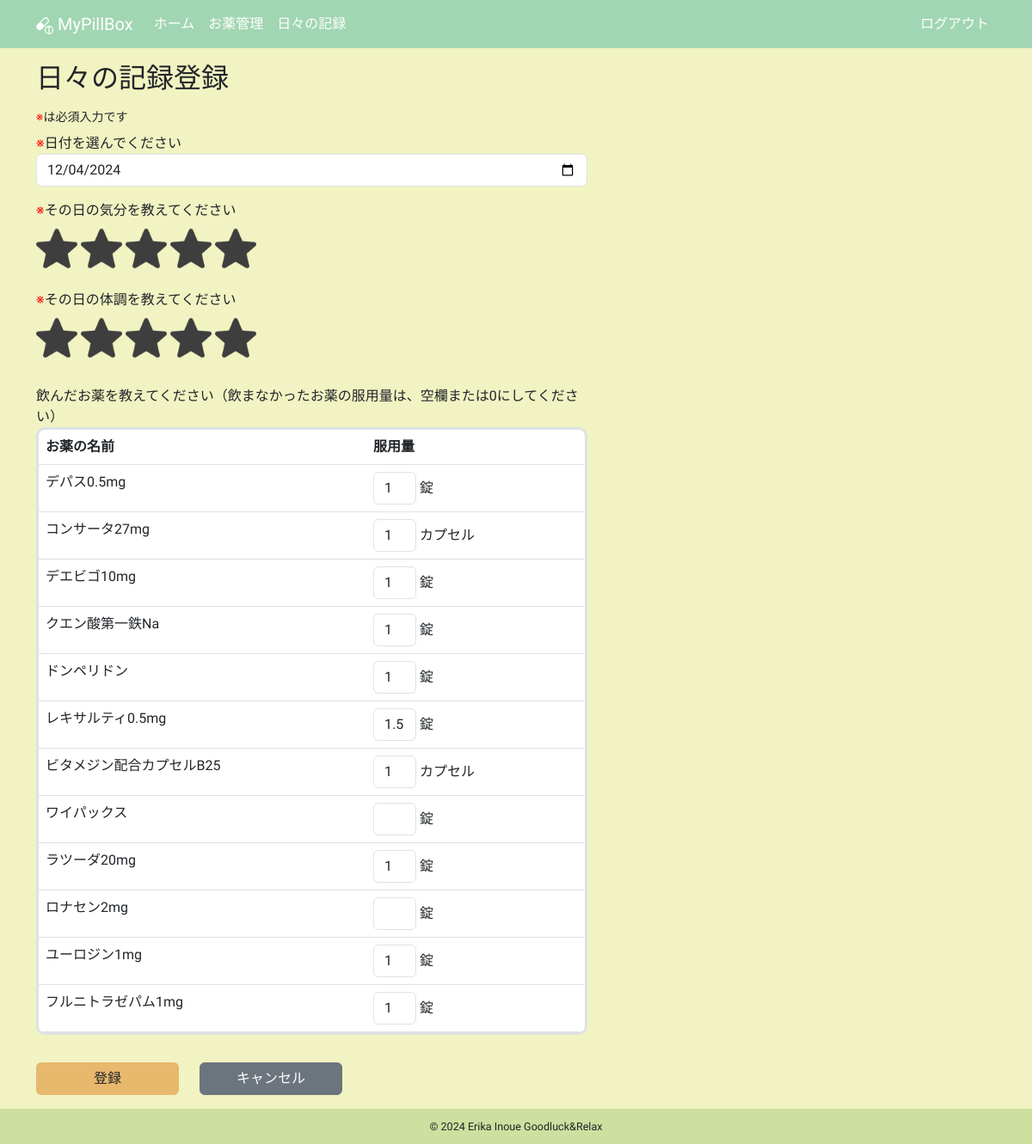
/create_daily_log (signed in), run on an earlier commit of the app's database.
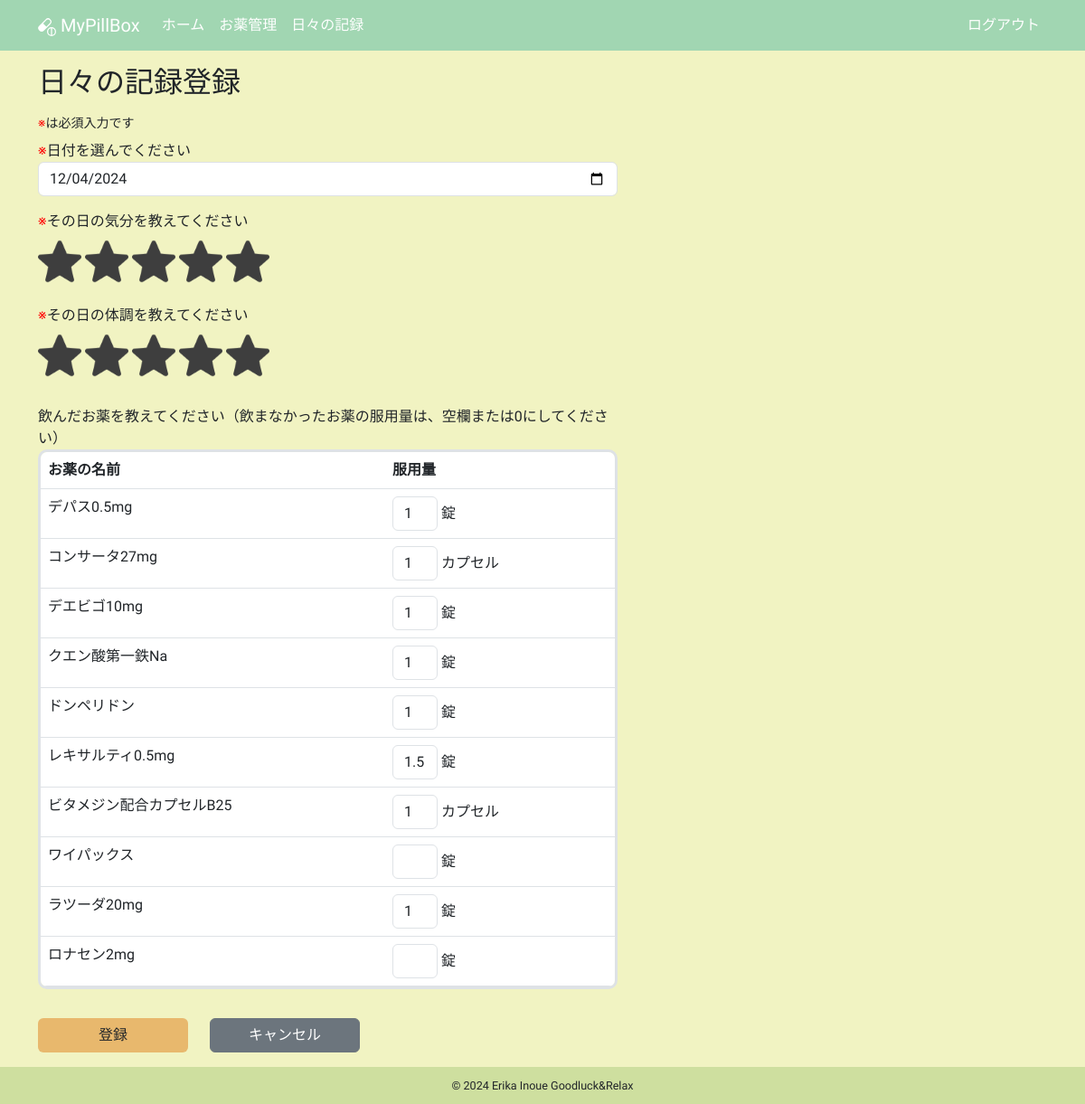
And on a later commit of the database.
### app/models.py (models this page shows, shortened)
class Medicine(db.Model):
    __tablename__ = "medicines"
    id: so.Mapped[int] = so.mapped_column(primary_key=True)
    name: so.Mapped[str] = so.mapped_column(sa.String(100))
    taking_start_date: so.Mapped[datetime.date] = so.mapped_column(sa.Date)
    dose_per_day: so.Mapped[Optional[float]]
    taking_timing: so.Mapped[Optional[str]] = so.mapped_column(sa.String(100))
    memo: so.Mapped[Optional[str]] = so.mapped_column(sa.Text)
    rating: so.Mapped[Optional[int]] = so.mapped_column(default=0)
    is_active: so.Mapped[bool] = so.mapped_column(sa.Boolean)
    taking_unit: so.Mapped[TakingUnit] = so.mapped_column(sa.Enum(TakingUnit))
    user_id: so.Mapped[int] = so.mapped_column(sa.ForeignKey(User.id))
    user: so.Mapped[User] = so.relationship(back_populates="medicines")
    daily_log_details: so.Mapped[list["DailyLogDetail"]] = so.relationship(
        cascade="all, delete-orphan", back_populates="medicine"
    )

### app/routes.py (the view, shortened to what this page needs)
@app.route("/create_daily_log", methods=["GET", "POST"])
@login_required
def create_daily_log():
    title = "日々の記録登録"
    form = DailyLogForm()
    active_query = (
        sa.select(Medicine)
        .where(Medicine.user == current_user, Medicine.is_active == True)
        .order_by(Medicine.id)
    )
    active_medicines = db.session.scalars(active_query).all()
    form.details.min_entries = len(active_medicines)
    for medicine in active_medicines:
        detail_entry = form.details.append_entry()
        detail_entry.dose.data = (
            int(medicine.dose_per_day)
            if medicine.dose_per_day and medicine.dose_per_day.is_integer()
            else medicine.dose_per_day
        )
    return render_template(
        "create_daily_log.html", form=form, medicines=active_medicines, title=title
    )

### app/forms.py (shortened to what this page needs)
class DailyLogForm(FlaskForm):
    date = DateField(
        "日付を選んでください",
        format="%Y-%m-%d",
        validators=[DataRequired(message="日付は必須入力です")],
    )
    mood = HiddenField(
        "その日の気分を教えてください",
        validators=[DataRequired(message="気分は必須入力です")],
    )
    condition = HiddenField(
        "その日の体調を教えてください",
        validators=[DataRequired(message="体調は必須入力です")],
    )
    details = FieldList(FormField(DailyLogDetailForm))
    submit = SubmitField("登録")

class DailyLogDetailForm(Form):
    dose = MyFloatField("服用量")

### app/models.py (called while the page is built)
@login.user_loader
def load_user(id):
    return db.session.get(User, int(id))

### app/templates/create_daily_log.html (shortened to what this page needs)
{% extends "base.html" %}
{% block content %}
  <h2 class="mb-3">日々の記録登録</h2>
  {% if not medicines %}
    <p>服用中のお薬がありません まず、お薬管理メニューから服用中のお薬を登録しましょう</p>
  {% else %}
    <small class="d-block mb-2"><span class="red">※</span>は必須入力です</small>
    <form action="" method="post" novalidate>
      <div class="row">
        <div class="col-12 col-lg-7 mb-3">
          <span class="red">※</span>{{ form.date.label }}
          {{ form.date(class="form-control" + (" is-invalid" if form.date.errors else "") ) }}
        </div>
        <div class="col-12 col-lg-7 mb-3">
          <span class="red">※</span>{{ form.mood.label }}
          <br>
          {% for i in range(1, 6) %}
            {% if form.mood.data|int >= i %}
              <img src="{{ url_for('static', filename='images/star_on.png') }}"
                   id="{{ i }}"
                   class="star star-rating mood-star rating-checked my-2"
                   onclick="StarRate(this)"
                   alt="star">
            {% else %}
              <img src="{{ url_for('static', filename='images/star_on.png') }}"
                   id="{{ i }}"
                   class="star star-rating mood-star my-2"
                   onclick="StarRate(this)"
                   alt="star">
            {% endif %}
          {% endfor %}
        </div>
        <div class="col-12 col-lg-7 mb-4">
          <span class="red">※</span>{{ form.condition.label }}
          <br>
          {% for i in range(1, 6) %}
            {% if form.condition.data|int >= i %}
              <img src="{{ url_for('static', filename='images/star_on.png') }}"
                   id="{{ i }}"
                   class="star star-rating condition-star rating-checked my-2"
                   onclick="StarRate(this)"
                   alt="star">
            {% else %}
              <img src="{{ url_for('static', filename='images/star_on.png') }}"
                   id="{{ i }}"
                   class="star star-rating condition-star my-2"
                   onclick="StarRate(this)"
                   alt="star">
            {% endif %}
          {% endfor %}
        </div>
        <div class="col-12 col-lg-7 mb-3">
          <p class="mb-0">飲んだお薬を教えてください（飲まなかったお薬の服用量は、空欄または0にしてください）</p>
          <table class="table table-hover table-input">
            <thead>
              <tr>
                <th>お薬の名前</th>
                <th>服用量</th>
              </tr>
            </thead>
            <tbody>
              {% for medicine in medicines %}
                <tr>
                  <td style="width: 60%;">{{ medicine.name }}</td>
                  <td style="width:40%;">
                    {{ form.details[loop.index0].dose(class="form-control d-inline-block" + (" is-invalid dose-is-invalid" if form.details[loop.index0].errors else "") , style="width: 50px;" ) }} {{ medicine.taking_unit.value }}
                  </td>
                </tr>
              {% endfor %}
            </tbody>
          </table>
        </div>
      </div>
      <div class="row mb-3">
        <div class="col-5 col-lg-2">{{ form.submit(class="btn btn-custom w-100") }}</div>
        <div class="col-5 col-lg-2">
          <a href="{{ url_for('daily_logs') }}" class="btn btn-secondary w-100">キャンセル</a>
        </div>
      </div>
    </form>
  {% endif %}
{% endblock content %}

What changed in the data, as far as the page shows it:
no longer on this page (row edited): Medicine: name "ユーロジン1mg", details "1", taking_unit.value "錠"
no longer on this page (row edited): Medicine: name "フルニトラゼパム1mg", details "1", taking_unit.value "錠"
